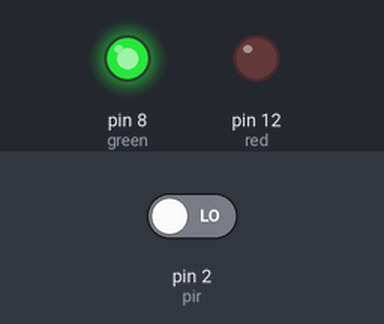
A sketch run on a simulated Arduino Uno, built with avr-gcc and run on an emulated ATmega328P. On the bench: output pins drawn as LEDs (lit = HIGH). The inputs (shaded band) are chosen by the test bench; at power-on: pin 2 (pir) LOW.

Above: at 1.2 s.
1.3 s: pin 2 (pir) driven HIGH
At 2.1 s:
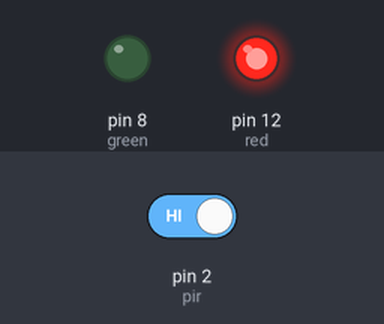
2.8 s: pin 2 (pir) driven LOW
At 3.2 s:
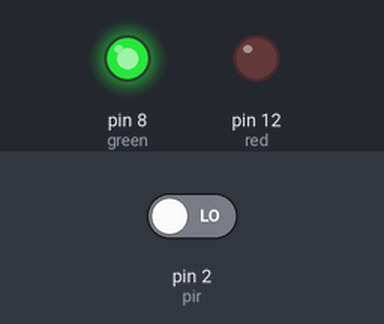
Timing chart, 0 to 5.8 s (numbered marks = the images above; inputs shaded):
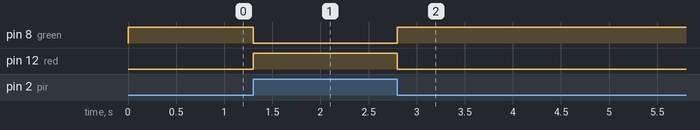

The sketch:

006_led_pir1.ino
```cpp
// C++ code
//
//PIR-passive infra red
int red=12;
int green=8;
int pir=2;

void setup()
{
  pinMode(12, OUTPUT);
  pinMode(8, OUTPUT);
  pinMode(2, INPUT);
  Serial.begin(9600);
}

void loop(){
 if(digitalRead(pir)==HIGH){
   digitalWrite(red,HIGH);
   digitalWrite(green,LOW);
 }else{
   digitalWrite(red,LOW);
   digitalWrite(green,HIGH);
 }
}
```

Measured:
- after the input at 1.3 s, pin 8 (green): HIGH → LOW at once; pin 12 (red): LOW → HIGH at once
- after the input at 2.8 s, pin 8 (green): LOW → HIGH at once; pin 12 (red): HIGH → LOW at once
